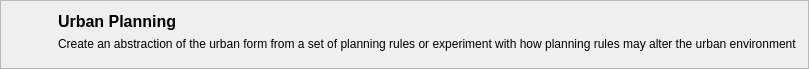
    <widget class="QFrame" name="title_frame">
     <property name="maximumSize">
      <size>
       <width>16777215</width>
       <height>65</height>
      </size>
     </property>
     <property name="frameShape">
      <enum>QFrame::StyledPanel</enum>
     </property>
     <property name="frameShadow">
      <enum>QFrame::Raised</enum>
     </property>
     <layout class="QGridLayout" name="gridLayout">
      <item row="0" column="0" rowspan="3">
       <widget class="QLabel" name="module_logo">
        <property name="minimumSize">
         <size>
          <width>40</width>
          <height>40</height>
         </size>
        </property>
        <property name="maximumSize">
         <size>
          <width>40</width>
          <height>40</height>
         </size>
        </property>
        <property name="text">
         <string/>
        </property>
        <property name="pixmap">
         <pixmap resource="../graphics/ubeats.qrc">:/images/images/md_urbanplan.png</pixmap>
        </property>
       </widget>
      </item>
      <item row="0" column="2">
       <widget class="QLabel" name="title">
        <property name="font">
         <font>
          <pointsize>12</pointsize>
          <weight>75</weight>
          <bold>true</bold>
         </font>
        </property>
        <property name="text">
         <string>Urban Planning</string>
        </property>
       </widget>
      </item>
      <item row="1" column="2">
       <widget class="QLabel" name="subtitle">
        <property name="text">
         <string>Create an abstraction of the urban form from a set of planning rules or experiment with how planning rules may alter the urban environment</string>
        </property>
        <property name="wordWrap">
         <bool>false</bool>
        </property>
       </widget>
      </item>
     </layout>
    </widget>
